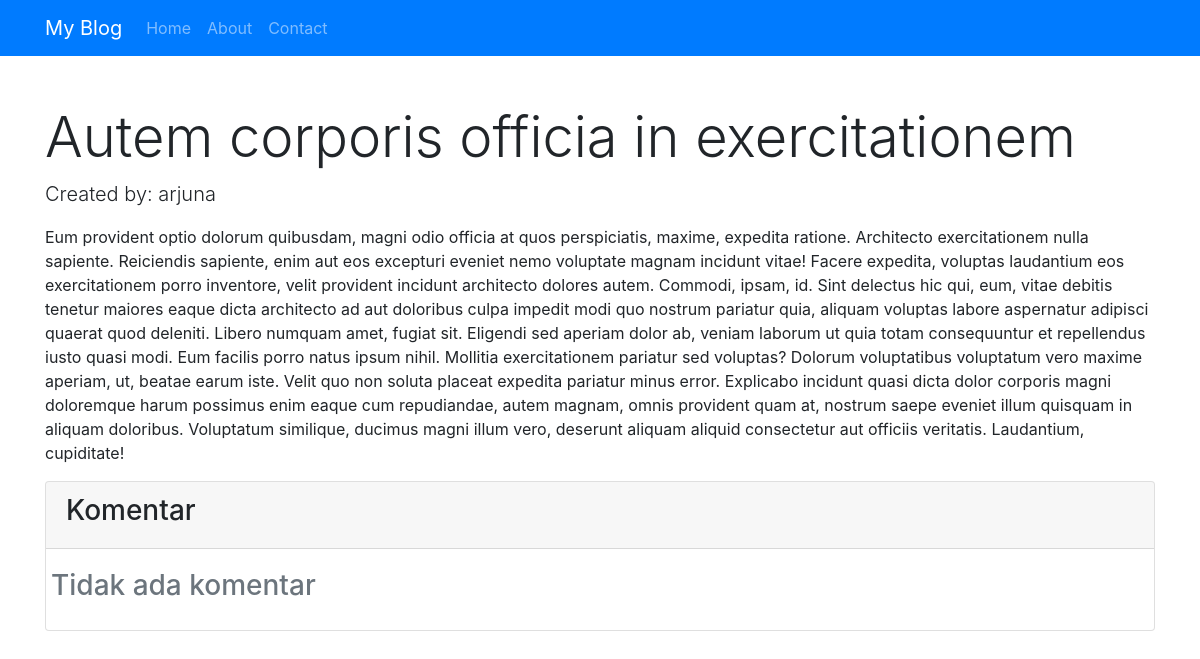
/post.php?id=2, run on the app's committed database.
### tables this page shows
CREATE TABLE `posts` (
  `id` int(11) NOT NULL,
  `title` varchar(255) NOT NULL,
  `content` text NOT NULL,
  `create_by` int(11) NOT NULL
);

CREATE TABLE `users` (
  `id` int(11) NOT NULL,
  `username` varchar(255) NOT NULL
);

### post.php (the view, shortened to what this page needs)
<?php
	require_once "config.php";
	$id = $_GET['id'];
	$result = mysqli_query($conn, "SELECT * FROM posts JOIN users ON posts.create_by = users.id WHERE posts.id=$id");
	$post = mysqli_fetch_object($result);
?>
<!DOCTYPE html>
<html lang="en">
<head>
	<link rel="stylesheet" href="https://stackpath.bootstrapcdn.com/bootstrap/4.1.3/css/bootstrap.min.css">
</head>
<body>
<nav class="navbar navbar-expand-lg navbar-dark bg-primary mb-5">
	<div class="container">
		<a href="/" class="navbar-brand">My Blog</a>
		<div class="collapse navbar-collapse" id="menu">
			<ul class="navbar-nav">
				<li class="nav-item"><a href="#" class="nav-link">Home</a></li>
				<li class="nav-item"><a href="#" class="nav-link">About</a></li>
				<li class="nav-item"><a href="#" class="nav-link">Contact</a></li>
			</ul>
		</div>
	</div>
</nav>
<div class="container">
	<section id="content">
		<h2 class="display-4"><?= $post->title ?></h2>
		<p class="lead">Created by: <?= $post->username ?></p>
		<p>
			<?= $post->content ?>
		</p>
	</section>
	<section id="comments">
		<div class="card">
			<div class="card-header">
				<h3>Komentar</h3>
			</div>
			<div class="card-body">
				<div class="row">
			<?php
				$q = mysqli_query($conn, "SELECT * FROM comments WHERE post_id=$post->id");
				if(mysqli_num_rows($q) == 0){
					echo "<h3 class='text-muted'>Tidak ada komentar</h2>";
				}else{
					while($row = mysqli_fetch_object($q)){ ?>
					<div class="col-sm-12 mb-2">
						<div class="card">
							<div class="card-body">
								<h3 class="card-title">User</h3>
								<p class="card-text">
									<?= $row->comment ?>
								</p>
							</div>
						</div>
					</div>
					<?php }} ?>
				</div>
			</div>
		</div>
	</section>
</div>
</body>
</html>

### data on the page
posts: title "Autem corporis officia in exercitationem", create_by.username "arjuna", content "Eum provident optio dolorum quibusdam, magni odio officia at quos perspiciatis, maxime, expedita ratione. Architecto exercitationem nulla sapiente. Reiciendis sapiente, enim aut eos excepturi eveniet nemo voluptate magnam incidunt vitae! Facere expedita, voluptas laudantium eos exercitationem porro inventore, velit provident incidunt architecto dolores autem. Commodi, ipsam, id. Sint delectus hic qui, eum, vitae debitis tenetur maiores eaque dicta architecto ad aut doloribus culpa impedit modi quo nostrum pariatur quia, aliquam voluptas labore aspernatur adipisci quaerat quod deleniti. Libero numquam amet, fugiat sit. Eligendi sed aperiam dolor ab, veniam laborum ut quia totam consequuntur…"
